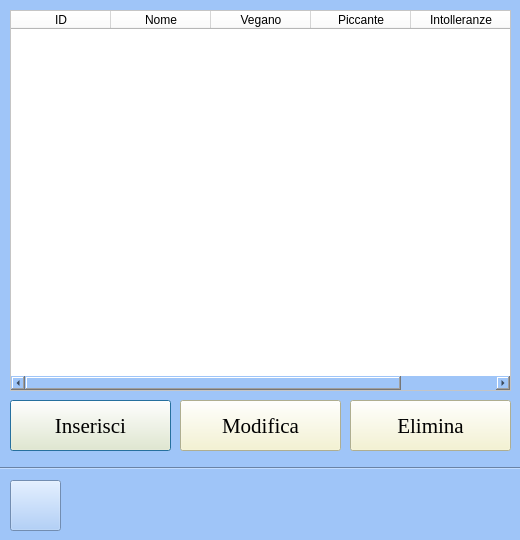
<?xml version="1.0" encoding="UTF-8"?>
<ui version="4.0">
 <class>Dialog</class>
 <widget class="QDialog" name="Dialog">
  <property name="geometry">
   <rect>
    <x>0</x>
    <y>0</y>
    <width>520</width>
    <height>540</height>
   </rect>
  </property>
  <property name="windowTitle">
   <string>Gestione della tabella dei nomi</string>
  </property>
  <property name="styleSheet">
   <string notr="true">background-color: rgb(159, 197, 248);</string>
  </property>
  <widget class="QTableWidget" name="tableWidget">
   <property name="geometry">
    <rect>
     <x>10</x>
     <y>10</y>
     <width>501</width>
     <height>381</height>
    </rect>
   </property>
   <property name="styleSheet">
    <string notr="true">background-color: rgb(255, 255, 255);</string>
   </property>
   <column>
    <property name="text">
     <string>ID</string>
    </property>
   </column>
   <column>
    <property name="text">
     <string>Nome</string>
    </property>
   </column>
   <column>
    <property name="text">
     <string>Vegano</string>
    </property>
   </column>
   <column>
    <property name="text">
     <string>Piccante</string>
    </property>
   </column>
   <column>
    <property name="text">
     <string>Intolleranze</string>
    </property>
   </column>
  </widget>
  <widget class="QPushButton" name="btInserisciNome">
   <property name="geometry">
    <rect>
     <x>10</x>
     <y>400</y>
     <width>161</width>
     <height>51</height>
    </rect>
   </property>
   <property name="font">
    <font>
     <family>Georgia</family>
     <pointsize>16</pointsize>
    </font>
   </property>
   <property name="styleSheet">
    <string notr="true">background-color: rgb(245, 243, 201);</string>
   </property>
   <property name="text">
    <string>Inserisci</string>
   </property>
  </widget>
  <widget class="QPushButton" name="btModificaNome">
   <property name="geometry">
    <rect>
     <x>180</x>
     <y>400</y>
     <width>161</width>
     <height>51</height>
    </rect>
   </property>
   <property name="font">
    <font>
     <family>Georgia</family>
     <pointsize>16</pointsize>
    </font>
   </property>
   <property name="styleSheet">
    <string notr="true">background-color: rgb(245, 243, 201);</string>
   </property>
   <property name="text">
    <string>Modifica</string>
   </property>
  </widget>
  <widget class="QPushButton" name="btEliminaNome">
   <property name="geometry">
    <rect>
     <x>350</x>
     <y>400</y>
     <width>161</width>
     <height>51</height>
    </rect>
   </property>
   <property name="font">
    <font>
     <family>Georgia</family>
     <pointsize>16</pointsize>
    </font>
   </property>
   <property name="styleSheet">
    <string notr="true">background-color: rgb(245, 243, 201);</string>
   </property>
   <property name="text">
    <string>Elimina</string>
   </property>
  </widget>
  <widget class="Line" name="line">
   <property name="geometry">
    <rect>
     <x>0</x>
     <y>460</y>
     <width>521</width>
     <height>16</height>
    </rect>
   </property>
   <property name="orientation">
    <enum>Qt::Horizontal</enum>
   </property>
  </widget>
  <widget class="QPushButton" name="btIndietro">
   <property name="geometry">
    <rect>
     <x>10</x>
     <y>480</y>
     <width>51</width>
     <height>51</height>
    </rect>
   </property>
   <property name="styleSheet">
    <string notr="true">
image: url(:/icone/Icons/arrow-left.svg);</string>
   </property>
   <property name="text">
    <string/>
   </property>
  </widget>
 </widget>
 <resources>
  <include location="../Resources/icons.qrc"/>
 </resources>
 <connections/>
</ui>
